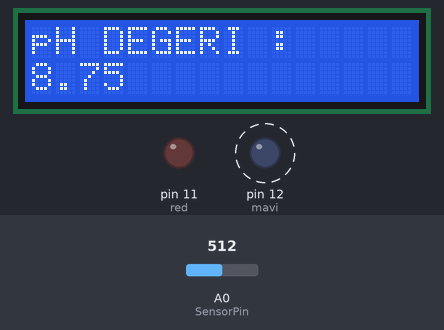
The sketch below on a simulated Arduino Uno, built with avr-gcc and run on an emulated ATmega328P. Parts: 16×2 character LCD, output pins drawn as LEDs (lit = HIGH). Dashed ring = blinking. Inputs (shaded band) come from the test bench; at power-on: A0 (SensorPin) = 512. What the sketch prints to the serial monitor is not drawn.

Above: at 1.7 s.
1.8 s: A0 (SensorPin) set to 423
At 3.3 s:
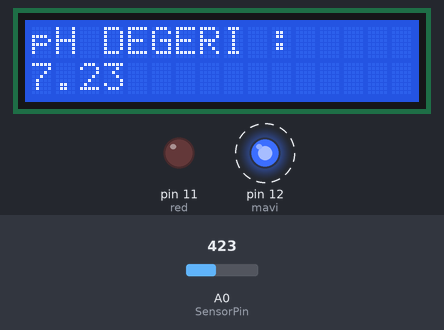
4.8 s: A0 (SensorPin) set to 393
At 7.0 s:
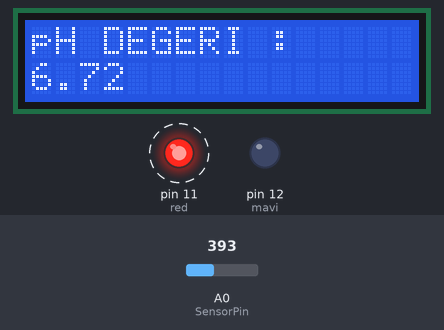
7.8 s: A0 (SensorPin) set to 306
At 8.6 s:
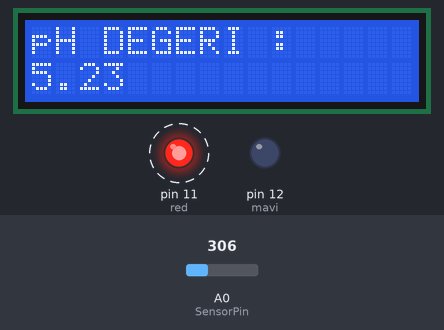
Timing chart, 0 to 16.7 s (numbered marks = the images above; inputs shaded):
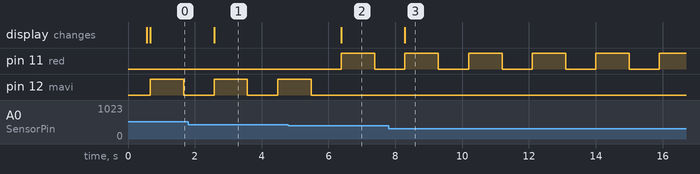

Measured:
- the behaviour switches between 410 and 409 on A0 (SensorPin) (found by bisection; images 1 and 2)
- after the input at 1.8 s, the display: changes after 0.78 s (image 1)
- after the input at 4.8 s, pin 11 (red): LOW → HIGH after 1.6 s, → LOW 1.0 s later; pin 12 (mavi): goes on until 5.5 s, then stays LOW; the display: changes after 1.6 s (image 2)
- after the input at 7.8 s, the display: changes after 0.49 s (image 3)

The sketch:

pH_olcme.ino
```cpp
#include <LiquidCrystal.h>

LiquidCrystal lcd(2, 3, 4, 5, 6, 7);
const int red=11;
const int mavi =12;
#define SensorPin A0          // the pH meter Analog output is connected with the Arduino’s Analog
unsigned long int avgValue;  //Sensör geri bildiriminin ortalama değerini saklayın
float b;
int buf[10],temp;
void setup()
{
  Serial.begin(9600);
  Serial.println("Ready");    //Test the serial monitor
  pinMode(red,OUTPUT);
  pinMode(mavi,OUTPUT);
  pinMode(SensorPin,INPUT);
  lcd.begin(16,2);
  lcd.setCursor(0,0);
  lcd.print(" pH OLCER");

  delay(500);
  lcd.clear();
}
void loop()
{
  for(int i=0;i<10;i++)       //Değeri düzeltmek için sensörden 10 örnek değer alın
  {
    buf[i]=analogRead(SensorPin); // 10 değeri diziye kaydetme
    delay(10);
  }
  for(int i=0;i<9;i++)        //analogu küçükten büyüğe sıralayın
  {
    for(int j=i+1;j<10;j++) //2 sıralı orneği karşılaştırma
    {
      if(buf[i]>buf[j])
      {
        temp=buf[i];
        buf[i]=buf[j]; // 2 ornek aynıysa değişkene atama
        buf[j]=temp;
      }
    }
  }
  avgValue=0;
  for(int i=2;i<8;i++)                      //6  örneğinin ortalama değerini alın
    avgValue+=buf[i];
  float phValue=(float)avgValue*5.0/1024/6; //analogu milivolta dönüştürün
  phValue=3.5*phValue;     //milivoltu pH değerine dönüştürün


  Serial.print("    pH:");
  Serial.print(phValue,2);
  Serial.println(" ");

  lcd.setCursor(0,0);
  lcd.print("pH DEGERI :  ");
  lcd.setCursor(0,12);
  lcd.print(phValue);
  if (phValue >7)
  {
    digitalWrite(mavi,HIGH);
    delay(1000);
    digitalWrite(mavi,LOW);
  }
  else
  {
     digitalWrite(red,HIGH);
    delay(1000);
    digitalWrite(red,LOW);
  }
  delay(800);
}
```
